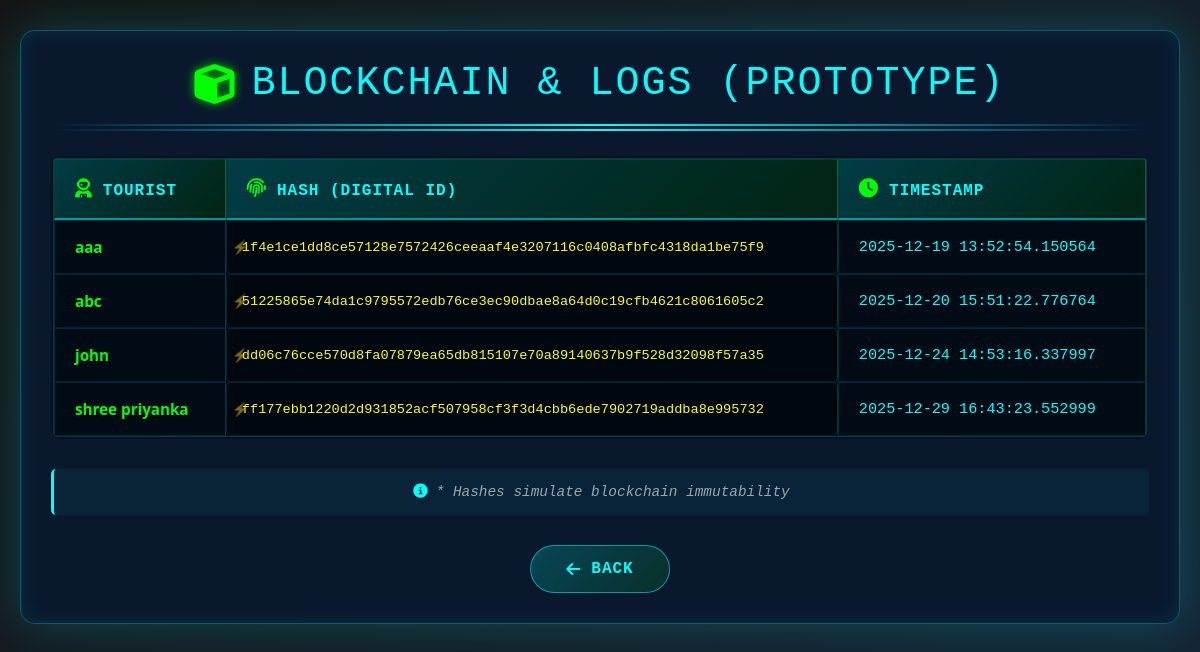
Screenshot of /admin/blockchain (signed in) with the database file from the repository.
### tables this page shows
CREATE TABLE tourists (
        id INTEGER PRIMARY KEY AUTOINCREMENT,
        name TEXT,
        email TEXT UNIQUE,
        password TEXT,
        phone TEXT,
        emergency_contact TEXT,
        health_info TEXT,
        digital_id TEXT,
        created_at TEXT
    );

### app.py (the view)
@app.route("/admin/blockchain")
def admin_blockchain():
    if "admin" not in session:
        return redirect("/admin")
    conn = get_db()
    c = conn.cursor()
    c.execute("SELECT name, digital_id, created_at FROM tourists")
    logs = c.fetchall()
    return render_template("admin_blockchain.html", logs=logs)

### app.py (called while the page is built)
def get_db():
    conn = sqlite3.connect("database.db")
    conn.row_factory = sqlite3.Row
    return conn

### templates/admin_blockchain.html (shortened to what this page needs)
<!DOCTYPE html>
<html lang="en">
<head>
    <link rel="stylesheet" href="https://cdnjs.cloudflare.com/ajax/libs/font-awesome/6.4.0/css/all.min.css">
</head>
<body>
    <div class="binary-rain" id="binaryRain"></div>
    <div class="container">
        <h2><i class="fas fa-cube"></i>Blockchain & Logs (Prototype)</h2>
        <div class="table-wrapper">
            <table border="1">
                <thead>
                    <tr>
                        <th><i class="fas fa-user-astronaut"></i>Tourist</th>
                        <th><i class="fas fa-fingerprint"></i>Hash (Digital ID)</th>
                        <th><i class="fas fa-clock"></i>Timestamp</th>
                    </tr>
                </thead>
                <tbody>
                    {% for l in logs %}
                    <tr>
                        <td>{{ l.name }}</td>
                        <td style="word-break:break-all;">{{ l.digital_id }}</td>
                        <td>{{ l.created_at }}</td>
                    </tr>
                    {% endfor %}
                </tbody>
            </table>
        </div>
        <p class="note"><i class="fas fa-info-circle"></i>* Hashes simulate blockchain immutability</p>
        <div class="button-container">
            <a href="/admin/dashboard" class="back-button">
                <i class="fas fa-arrow-left"></i>Back
            </a>
        </div>
    </div>
</body>
</html>

### templates/admin_blockchain.html (style rules this page uses)
* { margin: 0; padding: 0; box-sizing: border-box; }
body { font-family: 'Courier New', monospace; min-height: 100vh; background: linear-gradient(135deg, rgba(0, 0, 0, 0.9), rgba(0, 20, 40, 0.9)), url('https://picsum.photos/seed/blockchain-tech/1920/1080.jpg') center/cover fixed; display: flex; flex-direction: column; align-items: center; padding: 30px 20px; color: #e0e0e0; position: relative; overflow-x: hidden; }
.binary-rain { position: fixed; top: 0; left: 0; width: 100%; height: 100%; pointer-events: none; z-index: 0; opacity: 0.1; font-family: 'Courier New', monospace; color: #00ff00; }
.container { width: 100%; max-width: 1400px; background: rgba(10, 25, 47, 0.95); border: 1px solid rgba(0, 255, 255, 0.3); border-radius: 15px; padding: 30px; box-shadow: 0 0 50px rgba(0, 255, 255, 0.2), inset 0 0 20px rgba(0, 255, 255, 0.1); backdrop-filter: blur(10px); position: relative; z-index: 1; animation: glowIn 1s ease-out; }
h2 { text-align: center; margin-bottom: 30px; color: #00ffff; font-size: 2.5rem; font-weight: 300; letter-spacing: 2px; position: relative; padding-bottom: 20px; display: flex; align-items: center; justify-content: center; gap: 15px; text-transform: uppercase; }
h2::before, h2::after { content: ''; position: absolute; height: 2px; background: linear-gradient(90deg, transparent, #00ffff, transparent); animation: scan 3s linear infinite; }
h2::before { bottom: 0; left: 0; right: 0; }
h2::after { bottom: -5px; left: 0; right: 0; animation-delay: 1.5s; }
h2 i { color: #00ff00; animation: rotate 4s linear infinite; text-shadow: 0 0 10px rgba(0, 255, 0, 0.8); }
.table-wrapper { overflow-x: auto; margin-bottom: 30px; border-radius: 10px; background: rgba(0, 0, 0, 0.3); padding: 2px; }
table { width: 100%; border-collapse: separate; border-spacing: 0; background: rgba(0, 10, 20, 0.8); border: 1px solid rgba(0, 255, 255, 0.2); }
th { background: linear-gradient(135deg, rgba(0, 255, 255, 0.2), rgba(0, 255, 0, 0.1)); color: #00ffff; padding: 18px 20px; text-align: left; font-weight: 600; font-size: 1rem; letter-spacing: 1px; text-transform: uppercase; border-bottom: 2px solid rgba(0, 255, 255, 0.5); position: relative; }
th i { margin-right: 10px; font-size: 1.2rem; color: #00ff00; }
tr { transition: all 0.3s ease; border-bottom: 1px solid rgba(0, 255, 255, 0.1); }
td { padding: 16px 20px; font-size: 0.95rem; color: #b0b0b0; position: relative; }
td:first-child { color: #00ff00; font-weight: 600; font-family: 'Segoe UI', Tahoma, Geneva, Verdana, sans-serif; }
td:nth-child(2) { font-family: 'Courier New', monospace; font-size: 0.85rem; color: #ffff00; background: rgba(0, 0, 0, 0.3); border-radius: 5px; padding: 12px 15px; position: relative; overflow: hidden; }
td:nth-child(2)::before { content: '⚡'; position: absolute; left: 5px; top: 50%; transform: translateY(-50%); color: #00ff00; opacity: 0.5; }
td:nth-child(3) { color: #00ffff; font-family: 'Courier New', monospace; }
.note { text-align: center; margin-bottom: 30px; color: rgba(255, 255, 255, 0.6); font-style: italic; font-size: 0.9rem; padding: 15px; background: rgba(0, 255, 255, 0.05); border-left: 3px solid #00ffff; border-radius: 5px; }
.note i { margin-right: 8px; color: #00ffff; }
.back-button { display: inline-flex; align-items: center; justify-content: center; padding: 14px 35px; background: linear-gradient(135deg, rgba(0, 255, 255, 0.2), rgba(0, 255, 0, 0.1)); color: #00ffff; text-decoration: none; border: 1px solid rgba(0, 255, 255, 0.5); border-radius: 30px; font-weight: 600; font-size: 1rem; transition: all 0.3s ease; position: relative; overflow: hidden; text-transform: uppercase; letter-spacing: 1px; }
.back-button::before { content: ''; position: absolute; top: 50%; left: 50%; width: 0; height: 0; border-radius: 50%; background: rgba(0, 255, 255, 0.3); transform: translate(-50%, -50%); transition: width 0.6s, height 0.6s; }
.back-button i { margin-right: 10px; transition: transform 0.3s ease; }
.button-container { text-align: center; margin-top: 20px; }

### rows the page displays
tourists: name "aaa", digital_id "1f4e1ce1dd8ce57128e7572426ceeaaf4e3207116c0408afbfc4318da1be75f9", created_at "2025-12-19 13:52:54.150564"
tourists: name "abc", digital_id "51225865e74da1c9795572edb76ce3ec90dbae8a64d0c19cfb4621c8061605c2", created_at "2025-12-20 15:51:22.776764"
tourists: name "john", digital_id "dd06c76cce570d8fa07879ea65db815107e70a89140637b9f528d32098f57a35", created_at "2025-12-24 14:53:16.337997"
tourists: name "shree priyanka", digital_id "ff177ebb1220d2d931852acf507958cf3f3d4cbb6ede7902719addba8e995732", created_at "2025-12-29 16:43:23.552999"
